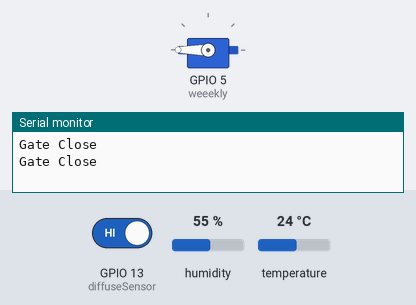
The sketch below on a simulated ESP32. Parts: servo, the last lines printed to the serial monitor. Inputs (shaded band) come from the test bench; at power-on: GPIO 13 (diffuseSensor) HIGH, humidity 55 %, temperature 24 °C.

Above: at 1.2 s.
1.3 s: GPIO 13 (diffuseSensor) driven LOW
At 2.5 s:
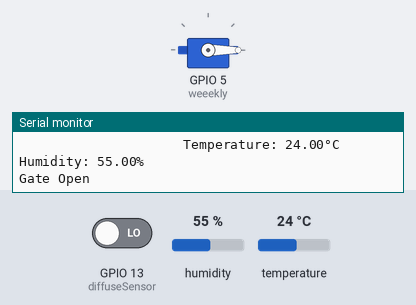
2.8 s: GPIO 13 (diffuseSensor) driven HIGH
At 4.3 s:
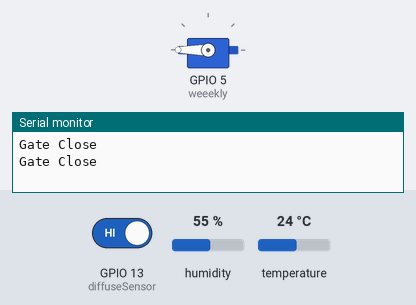
Timing chart, 0 to 5.8 s (numbered marks = the images above; inputs shaded):
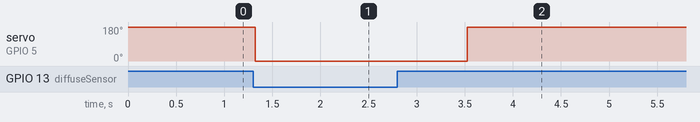

The sketch:

esp32_FreeRTOS_DHT11_Diffuse_Servo.ino
```cpp
#include <ESP32Servo.h>
#include <DHT.h>
DHT dht(25, DHT11);
Servo weeekly;

const int diffuseSensor = 13;
int sensorState = 0;

TaskHandle_t inspectDHT;

void task1(void* parameters) {
  for (;;) {
    delay(1000);
    float humi = dht.readHumidity();
    float temp = dht.readTemperature();
    if (isnan(humi) || isnan(temp)) {
      Serial.println("Failed to read from DHT sensor!");
      return;
    }
    Serial.printf(("                     Temperature: %.2f°C \t Humidity: %.2f%% \n"), temp, humi);
  }
}

void setup() {
  weeekly.attach(5, 500, 2500);
  pinMode(diffuseSensor, INPUT);
  Serial.begin(115200);
  dht.begin();

  xTaskCreatePinnedToCore(task1, "dht11", 5000, NULL, 1, &inspectDHT, 0);
}

void loop() {
  sensorState = digitalRead(diffuseSensor);
  if (sensorState == LOW) {
    weeekly.write(0);
    Serial.println("Gate Open");
    delay(1000);
  } else {
    weeekly.write(180);
    Serial.println("Gate Close");
  }
  delay(100);
}
```

Measured:
- after the input at 1.3 s, servo on GPIO 5 (weeekly): 180° → 0° at once
- after the input at 2.8 s, servo on GPIO 5 (weeekly): 0° → 180° after 0.72 s
